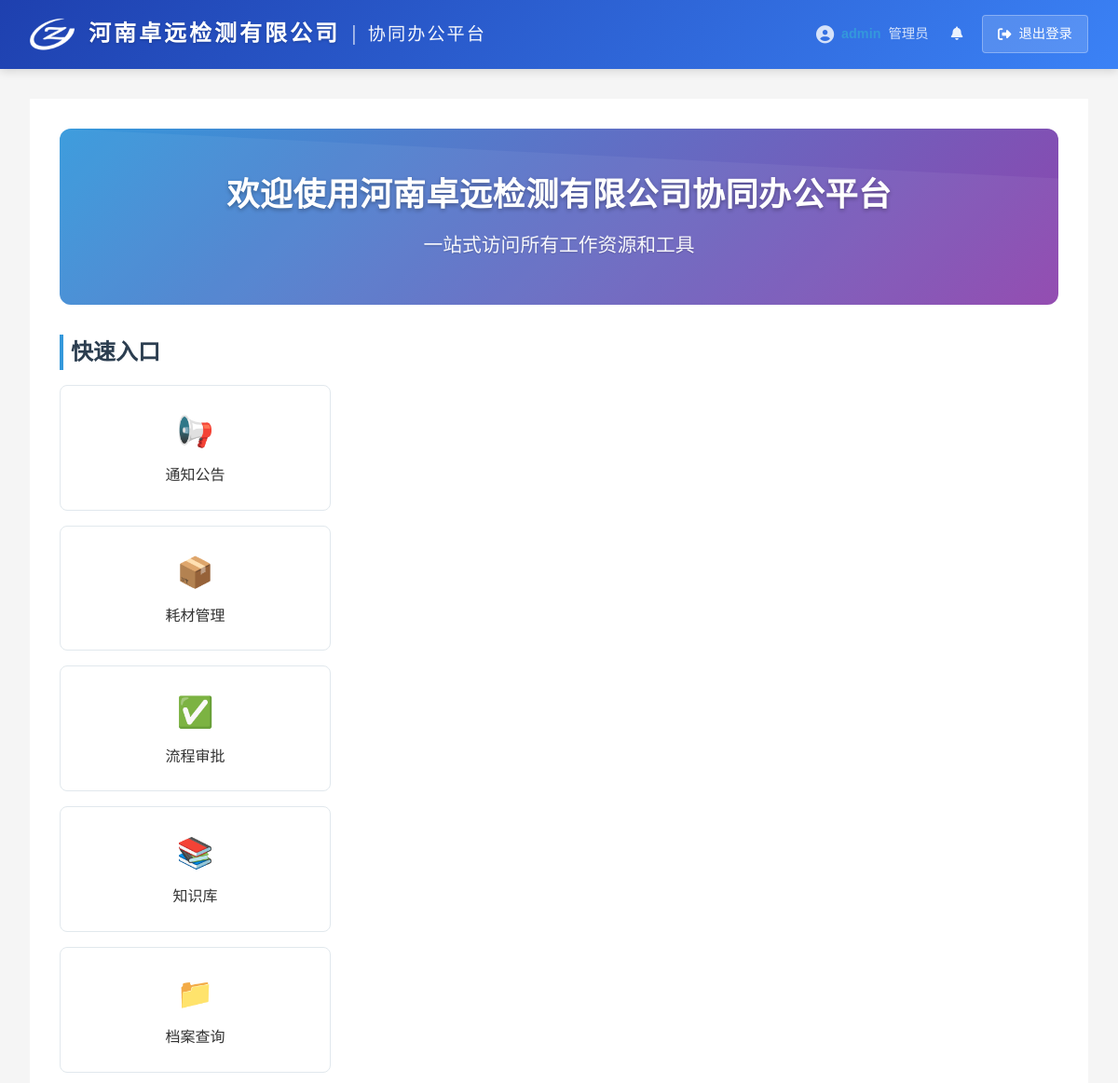
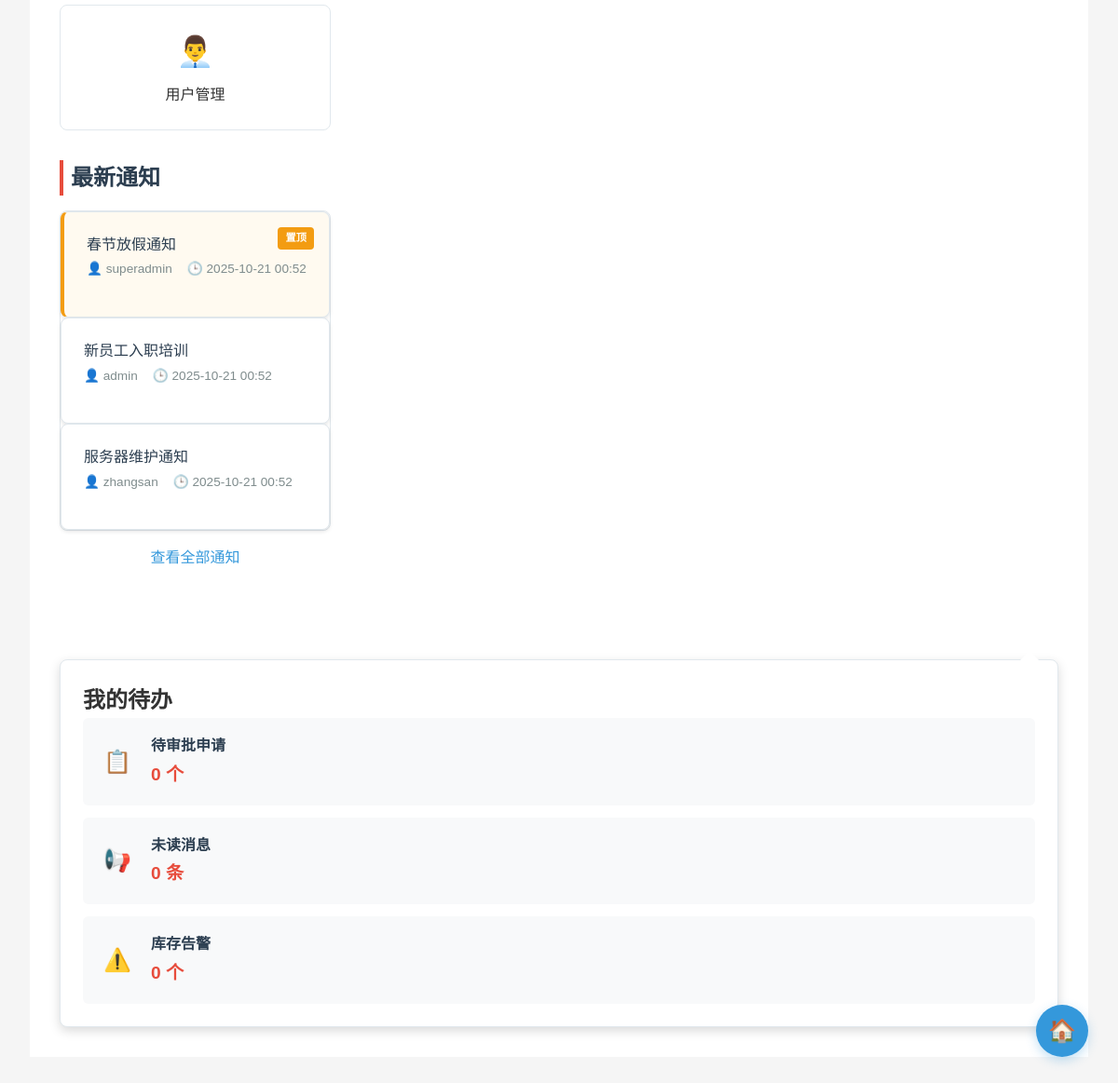
/ (signed in), run on the app's committed database (2 pictures, top to bottom).
### simple_models.py (models this page shows, shortened)
class User(UserMixin, db.Model):
    __tablename__ = 'users'
    id = db.Column(db.Integer, primary_key=True)
    username = db.Column(db.String(80), unique=True, nullable=False, index=True)
    password_hash = db.Column(db.String(255), nullable=False)
    department = db.Column(db.String(100), nullable=False, default='通用')
    email = db.Column(db.String(120))
    created_at = db.Column(db.DateTime, default=datetime.utcnow)
    is_active = db.Column(db.Boolean, default=False)  # 改为默认未激活
    status = db.Column(db.String(20), default='pending')  # 新增：用户状态 pending/active/inactive
    real_name = db.Column(db.String(100))  # 新增：真实姓名
    phone = db.Column(db.String(20))  # 新增：电话号码
    last_login = db.Column(db.DateTime)  # 新增：最后登录时间
    roles = db.relationship('Role', secondary=user_roles, backref=db.backref('users', lazy='dynamic'))
    def has_role(self, role_name):
        return any(role.name == role_name for role in self.roles)
    def has_permission(self, permission):
        if self.has_role(ROLE_SUPER_ADMIN):
            return True
        for role in self.roles:
            if role.permissions and permission in role.permissions.split(','):
                return True
        return False

class Notification(db.Model):
    __tablename__ = 'notifications'
    id = db.Column(db.Integer, primary_key=True)
    title = db.Column(db.String(255), nullable=False)
    content = db.Column(db.Text, nullable=False)
    publisher_id = db.Column(db.Integer, db.ForeignKey('users.id'), nullable=False)
    publish_time = db.Column(db.DateTime, default=datetime.utcnow)
    is_top = db.Column(db.Boolean, default=False)
    department = db.Column(db.String(100))
    is_active = db.Column(db.Boolean, default=True)
    publisher = db.relationship('User', backref='published_notifications', foreign_keys=[publisher_id])

### app.py (the view, shortened to what this page needs)
@app.route('/')
@login_required
def index():
    current_date = get_local_time().strftime("%Y年%m月%d日 %H:%M")
    if can_view_all_notifications():
        notifications = Notification.query.filter_by(is_active=True).order_by(
            Notification.is_top.desc(),
            Notification.publish_time.desc()
        ).limit(5).all()
    pending_requests_count = 0
    if current_user.has_permission(PERMISSION_APPROVE_REQUESTS):
        if current_user.has_role(ROLE_SUPER_ADMIN) or current_user.has_role(ROLE_ADMIN):
            pending_requests_count = SupplyRequest.query.filter_by(status='pending').count()
        else:
            pending_requests_count = SupplyRequest.query\
                .join(User, SupplyRequest.applicant_id == User.id)\
                .filter(SupplyRequest.status == 'pending')\
                .filter(User.department == current_user.department)\
                .count()
    unread_messages_count = Message.query.filter_by(
        recipient_id=current_user.id,
        is_read=False
    ).count()
    low_stock_count = Supply.query.filter(
        Supply.current_stock <= Supply.min_stock_threshold,
        Supply.is_available == True
    ).count()
    my_requests = SupplyRequest.query.filter_by(applicant_id=current_user.id)\
        .order_by(SupplyRequest.apply_time.desc())\
        .limit(5).all()
    return render_template('index.html',
                         date=current_date,
                         notifications=notifications,
                         pending_requests_count=pending_requests_count,
                         unread_messages_count=unread_messages_count,
                         low_stock_count=low_stock_count,
                         my_requests=my_requests)

### app.py (called while the page is built)
def get_local_time():
    return datetime.now()

def format_local_time(dt):
    if dt is None:
        return ""
    return dt.strftime('%Y-%m-%d %H:%M')

@login_manager.user_loader
def load_user(user_id):
    return User.query.get(int(user_id))

### auth.py (called while the page is built)
def can_view_all_notifications():
    if not current_user.is_authenticated:
        return False
    if current_user.has_role(ROLE_SUPER_ADMIN):
        return True
    if current_user.has_role(ROLE_ADMIN):
        return True
    return False

### templates/index.html (shortened to what this page needs)
{% extends "base.html" %}
{% block content %}
<div class="container">
    <main class="main-content">
        <section class="welcome-banner">
            <div class="banner-content">
                <h1 class="banner-title">欢迎使用河南卓远检测有限公司协同办公平台</h1>
                <p class="banner-subtitle">一站式访问所有工作资源和工具</p>
            </div>
        </section>
        <div class="home-layout">
            <div class="home-left">
                <section class="quick-links">
                    <h2>快速入口</h2>
                    <div class="links-grid">
                        {% for link in get_quick_links() %}
                        <a href="{{ link.url }}" class="link-card">
                            <span class="icon">{{ link.icon }}</span>
                            <span class="name">{{ link.name }}</span>
                        </a>
                        {% endfor %}
                    </div>
                </section>
                <section class="notifications">
                    <h2>最新通知</h2>
                    <div class="notification-list">
                        {% for notice in notifications %}
                        <a href="{{ url_for('notification_detail', notification_id=notice.id) }}" class="notification-link">
                            <div class="notification-item {% if notice.is_top %}top-notification{% endif %}">
                                {% if notice.is_top %}
                                <div class="top-indicator">置顶</div>
                                {% endif %}
                                <div class="notice-content">
                                    <div class="notice-title">{{ notice.title }}</div>
                                    <div class="notice-meta">
                                        <span class="publisher">{{ notice.publisher.username }}</span>
                                        <span class="date">{{ format_local_time(notice.publish_time) }}</span>
                                    </div>
                                </div>
                            </div>
                        </a>
                        {% endfor %}
                    </div>
                    <div class="view-all">
                        <a href="{{ url_for('notifications_list') }}">查看全部通知</a>
                    </div>
                </section>
            </div>
            <div class="home-right">
                <section class="todo-sidebar">
                    <h2>我的待办</h2>
                    <div class="todo-list">
                        {% if current_user.has_permission('approve_requests') %}
                        <a href="{{ url_for('request_list') }}" class="todo-item">
                            <div class="todo-icon">📋</div>
                            <div class="todo-content">
                                <div class="todo-title">待审批申请</div>
                                <div class="todo-count">{{ pending_requests_count }} 个</div>
                            </div>
                        </a>
                        {% endif %}
                        <a href="{{ url_for('messages_list') }}" class="todo-item">
                            <div class="todo-icon">📢</div>
                            <div class="todo-content">
                                <div class="todo-title">未读消息</div>
                                <div class="todo-count">{{ unread_messages_count }} 条</div>
                            </div>
                        </a>
                        <a href="{{ url_for('supplies_list') }}" class="todo-item">
                            <div class="todo-icon">⚠️</div>
                            <div class="todo-content">
                                <div class="todo-title">库存告警</div>
                                <div class="todo-count">{{ low_stock_count }} 个</div>
                            </div>
                        </a>
                    </div>
                </section>
            </div>
        </div>
    </main>
</div>
{% endblock %}

### templates/base.html (shortened to what this page needs)
<!DOCTYPE html>
<html lang="zh-CN">
<head>
    <link rel="stylesheet" href="{{ url_for('static', filename='style.css') }}">
    <link rel="stylesheet" href="https://cdnjs.cloudflare.com/ajax/libs/font-awesome/6.4.0/css/all.min.css">
</head>
<body>
    <header class="global-header">
        <div class="header-container">
            <a href="{{ url_for('index') }}" class="logo-link">
                <div class="logo-container">
                    <img src="{{ url_for('static', filename='images/logo.png') }}" alt="河南卓远检测有限公司" class="logo-img">
                    <div class="logo-text">
                        <span class="company-name">河南卓远检测有限公司</span>
                        <span class="divider">|</span>
                        <span class="portal-name">协同办公平台</span>
                    </div>
                </div>
            </a>
            <div class="user-info">
                <div class="user-details">
                    <i class="fas fa-user-circle user-icon"></i>
                    <span class="username">{{ current_user.username }}</span>
                    <span class="user-department">{{ current_user.department }}</span>
                </div>
                <div class="user-notifications">
                    <a href="{{ url_for('messages_list') }}" class="messages-link" title="消息中心">
                        <i class="fas fa-bell"></i>
                    </a>
                    <a href="{{ url_for('logout') }}" class="logout-btn">
                        <i class="fas fa-sign-out-alt"></i>
                        退出登录
                    </a>
                </div>
            </div>
        </div>
    </header>
    <main class="main-content">
        {% block content %}{% endblock %}
    </main>
    <div class="quick-home">
        <a href="{{ url_for('index') }}" class="home-btn" title="返回首页">🏠</a>
    </div>
</body>
</html>

### data on the page
User: username "admin", department "管理员"
Notification: is_top "置顶", title "春节放假通知", publisher.username "superadmin", publish_time "2025-10-21 00:52"
Notification: title "新员工入职培训", publisher.username "admin", publish_time "2025-10-21 00:52"
Notification: title "服务器维护通知", publisher.username "zhangsan", publish_time "2025-10-21 00:52"

### other printed values
{{ link.icon }} "📢" "📦" "✅" "📚" "📁" "👨‍💼"
{{ link.name }} "通知公告" "耗材管理" "流程审批" "知识库" "档案查询" "用户管理"
{{ pending_requests_count }} "0"
{{ unread_messages_count }} "0"
{{ low_stock_count }} "0"
